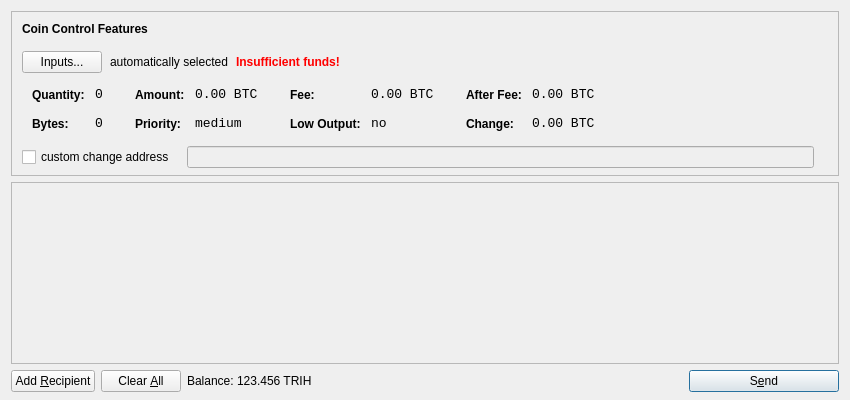
<?xml version="1.0" encoding="UTF-8"?>
<ui version="4.0">
 <class>SendCoinsDialog</class>
 <widget class="QDialog" name="SendCoinsDialog">
  <property name="geometry">
   <rect>
    <x>0</x>
    <y>0</y>
    <width>850</width>
    <height>400</height>
   </rect>
  </property>
  <property name="windowTitle">
   <string>Send Coins</string>
  </property>
  <layout class="QVBoxLayout" name="verticalLayout" stretch="0,1,0">
   <property name="bottomMargin">
    <number>8</number>
   </property>
   <item>
    <widget class="QFrame" name="frameCoinControl">
     <property name="sizePolicy">
      <sizepolicy hsizetype="Expanding" vsizetype="Expanding">
       <horstretch>0</horstretch>
       <verstretch>0</verstretch>
      </sizepolicy>
     </property>
     <property name="maximumSize">
      <size>
       <width>16777215</width>
       <height>16777215</height>
      </size>
     </property>
     <property name="frameShape">
      <enum>QFrame::StyledPanel</enum>
     </property>
     <property name="frameShadow">
      <enum>QFrame::Sunken</enum>
     </property>
     <layout class="QVBoxLayout" name="verticalLayoutCoinControl2">
      <property name="spacing">
       <number>-1</number>
      </property>
      <property name="leftMargin">
       <number>0</number>
      </property>
      <property name="topMargin">
       <number>0</number>
      </property>
      <property name="rightMargin">
       <number>0</number>
      </property>
      <property name="bottomMargin">
       <number>6</number>
      </property>
      <item>
       <layout class="QVBoxLayout" name="verticalLayoutCoinControl" stretch="0,0,0,0,1">
        <property name="spacing">
         <number>0</number>
        </property>
        <property name="leftMargin">
         <number>10</number>
        </property>
        <property name="topMargin">
         <number>10</number>
        </property>
        <item>
         <layout class="QHBoxLayout" name="horizontalLayoutCoinControl1">
          <property name="bottomMargin">
           <number>15</number>
          </property>
          <item>
           <widget class="QLabel" name="labelCoinControlFeatures">
            <property name="sizePolicy">
             <sizepolicy hsizetype="Preferred" vsizetype="Maximum">
              <horstretch>0</horstretch>
              <verstretch>0</verstretch>
             </sizepolicy>
            </property>
            <property name="font">
             <font>
              <weight>75</weight>
              <bold>true</bold>
             </font>
            </property>
            <property name="styleSheet">
             <string notr="true">font-weight:bold;</string>
            </property>
            <property name="text">
             <string>Coin Control Features</string>
            </property>
           </widget>
          </item>
         </layout>
        </item>
        <item>
         <layout class="QHBoxLayout" name="horizontalLayoutCoinControl2" stretch="0,0,0,0">
          <property name="spacing">
           <number>8</number>
          </property>
          <property name="bottomMargin">
           <number>10</number>
          </property>
          <item>
           <widget class="QPushButton" name="pushButtonCoinControl">
            <property name="styleSheet">
             <string notr="true"/>
            </property>
            <property name="text">
             <string>Inputs...</string>
            </property>
           </widget>
          </item>
          <item>
           <widget class="QLabel" name="labelCoinControlAutomaticallySelected">
            <property name="text">
             <string>automatically selected</string>
            </property>
            <property name="margin">
             <number>5</number>
            </property>
           </widget>
          </item>
          <item>
           <widget class="QLabel" name="labelCoinControlInsuffFunds">
            <property name="font">
             <font>
              <weight>75</weight>
              <bold>true</bold>
             </font>
            </property>
            <property name="styleSheet">
             <string notr="true">color:red;font-weight:bold;</string>
            </property>
            <property name="text">
             <string>Insufficient funds!</string>
            </property>
            <property name="margin">
             <number>5</number>
            </property>
           </widget>
          </item>
          <item>
           <spacer name="horizontalSpacerCoinControl">
            <property name="orientation">
             <enum>Qt::Horizontal</enum>
            </property>
            <property name="sizeHint" stdset="0">
             <size>
              <width>40</width>
              <height>1</height>
             </size>
            </property>
           </spacer>
          </item>
         </layout>
        </item>
        <item>
         <widget class="QWidget" name="widgetCoinControl" native="true">
          <property name="sizePolicy">
           <sizepolicy hsizetype="Preferred" vsizetype="Preferred">
            <horstretch>0</horstretch>
            <verstretch>0</verstretch>
           </sizepolicy>
          </property>
          <property name="minimumSize">
           <size>
            <width>0</width>
            <height>0</height>
           </size>
          </property>
          <property name="styleSheet">
           <string notr="true"/>
          </property>
          <layout class="QHBoxLayout" name="horizontalLayoutCoinControl5">
           <property name="margin">
            <number>0</number>
           </property>
           <item>
            <layout class="QHBoxLayout" name="horizontalLayoutCoinControl3" stretch="0,0,0,1">
             <property name="spacing">
              <number>20</number>
             </property>
             <property name="topMargin">
              <number>0</number>
             </property>
             <property name="bottomMargin">
              <number>10</number>
             </property>
             <item>
              <layout class="QFormLayout" name="formLayoutCoinControl1">
               <property name="horizontalSpacing">
                <number>10</number>
               </property>
               <property name="verticalSpacing">
                <number>14</number>
               </property>
               <property name="leftMargin">
                <number>10</number>
               </property>
               <property name="topMargin">
                <number>4</number>
               </property>
               <property name="rightMargin">
                <number>6</number>
               </property>
               <item row="0" column="0">
                <widget class="QLabel" name="labelCoinControlQuantityText">
                 <property name="styleSheet">
                  <string notr="true">font-weight:bold;</string>
                 </property>
                 <property name="text">
                  <string>Quantity:</string>
                 </property>
                 <property name="margin">
                  <number>0</number>
                 </property>
                </widget>
               </item>
               <item row="0" column="1">
                <widget class="QLabel" name="labelCoinControlQuantity">
                 <property name="font">
                  <font>
                   <family>Monospace</family>
                   <pointsize>10</pointsize>
                  </font>
                 </property>
                 <property name="cursor">
                  <cursorShape>IBeamCursor</cursorShape>
                 </property>
                 <property name="contextMenuPolicy">
                  <enum>Qt::ActionsContextMenu</enum>
                 </property>
                 <property name="text">
                  <string notr="true">0</string>
                 </property>
                 <property name="margin">
                  <number>0</number>
                 </property>
                 <property name="textInteractionFlags">
                  <set>Qt::LinksAccessibleByMouse|Qt::TextSelectableByKeyboard|Qt::TextSelectableByMouse</set>
                 </property>
                </widget>
               </item>
               <item row="1" column="0">
                <widget class="QLabel" name="labelCoinControlBytesText">
                 <property name="styleSheet">
                  <string notr="true">font-weight:bold;</string>
                 </property>
                 <property name="text">
                  <string>Bytes:</string>
                 </property>
                </widget>
               </item>
               <item row="1" column="1">
                <widget class="QLabel" name="labelCoinControlBytes">
                 <property name="font">
                  <font>
                   <family>Monospace</family>
                   <pointsize>10</pointsize>
                  </font>
                 </property>
                 <property name="cursor">
                  <cursorShape>IBeamCursor</cursorShape>
                 </property>
                 <property name="contextMenuPolicy">
                  <enum>Qt::ActionsContextMenu</enum>
                 </property>
                 <property name="text">
                  <string notr="true">0</string>
                 </property>
                 <property name="textInteractionFlags">
                  <set>Qt::LinksAccessibleByMouse|Qt::TextSelectableByKeyboard|Qt::TextSelectableByMouse</set>
                 </property>
                </widget>
               </item>
              </layout>
             </item>
             <item>
              <layout class="QFormLayout" name="formLayoutCoinControl2">
               <property name="horizontalSpacing">
                <number>10</number>
               </property>
               <property name="verticalSpacing">
                <number>14</number>
               </property>
               <property name="leftMargin">
                <number>6</number>
               </property>
               <property name="topMargin">
                <number>4</number>
               </property>
               <property name="rightMargin">
                <number>6</number>
               </property>
               <item row="0" column="0">
                <widget class="QLabel" name="labelCoinControlAmountText">
                 <property name="styleSheet">
                  <string notr="true">font-weight:bold;</string>
                 </property>
                 <property name="text">
                  <string>Amount:</string>
                 </property>
                 <property name="margin">
                  <number>0</number>
                 </property>
                </widget>
               </item>
               <item row="0" column="1">
                <widget class="QLabel" name="labelCoinControlAmount">
                 <property name="font">
                  <font>
                   <family>Monospace</family>
                   <pointsize>10</pointsize>
                  </font>
                 </property>
                 <property name="cursor">
                  <cursorShape>IBeamCursor</cursorShape>
                 </property>
                 <property name="contextMenuPolicy">
                  <enum>Qt::ActionsContextMenu</enum>
                 </property>
                 <property name="text">
                  <string notr="true">0.00 BTC</string>
                 </property>
                 <property name="textInteractionFlags">
                  <set>Qt::LinksAccessibleByMouse|Qt::TextSelectableByKeyboard|Qt::TextSelectableByMouse</set>
                 </property>
                </widget>
               </item>
               <item row="1" column="0">
                <widget class="QLabel" name="labelCoinControlPriorityText">
                 <property name="styleSheet">
                  <string notr="true">font-weight:bold;</string>
                 </property>
                 <property name="text">
                  <string>Priority:</string>
                 </property>
                </widget>
               </item>
               <item row="1" column="1">
                <widget class="QLabel" name="labelCoinControlPriority">
                 <property name="font">
                  <font>
                   <family>Monospace</family>
                   <pointsize>10</pointsize>
                  </font>
                 </property>
                 <property name="cursor">
                  <cursorShape>IBeamCursor</cursorShape>
                 </property>
                 <property name="contextMenuPolicy">
                  <enum>Qt::ActionsContextMenu</enum>
                 </property>
                 <property name="text">
                  <string>medium</string>
                 </property>
                 <property name="textInteractionFlags">
                  <set>Qt::LinksAccessibleByMouse|Qt::TextSelectableByKeyboard|Qt::TextSelectableByMouse</set>
                 </property>
                </widget>
               </item>
              </layout>
             </item>
             <item>
              <layout class="QFormLayout" name="formLayoutCoinControl3">
               <property name="horizontalSpacing">
                <number>10</number>
               </property>
               <property name="verticalSpacing">
                <number>14</number>
               </property>
               <property name="leftMargin">
                <number>6</number>
               </property>
               <property name="topMargin">
                <number>4</number>
               </property>
               <property name="rightMargin">
                <number>6</number>
               </property>
               <item row="0" column="0">
                <widget class="QLabel" name="labelCoinControlFeeText">
                 <property name="styleSheet">
                  <string notr="true">font-weight:bold;</string>
                 </property>
                 <property name="text">
                  <string>Fee:</string>
                 </property>
                 <property name="margin">
                  <number>0</number>
                 </property>
                </widget>
               </item>
               <item row="0" column="1">
                <widget class="QLabel" name="labelCoinControlFee">
                 <property name="font">
                  <font>
                   <family>Monospace</family>
                   <pointsize>10</pointsize>
                  </font>
                 </property>
                 <property name="cursor">
                  <cursorShape>IBeamCursor</cursorShape>
                 </property>
                 <property name="contextMenuPolicy">
                  <enum>Qt::ActionsContextMenu</enum>
                 </property>
                 <property name="text">
                  <string notr="true">0.00 BTC</string>
                 </property>
                 <property name="textInteractionFlags">
                  <set>Qt::LinksAccessibleByMouse|Qt::TextSelectableByKeyboard|Qt::TextSelectableByMouse</set>
                 </property>
                </widget>
               </item>
               <item row="1" column="0">
                <widget class="QLabel" name="labelCoinControlLowOutputText">
                 <property name="styleSheet">
                  <string notr="true">font-weight:bold;</string>
                 </property>
                 <property name="text">
                  <string>Low Output:</string>
                 </property>
                </widget>
               </item>
               <item row="1" column="1">
                <widget class="QLabel" name="labelCoinControlLowOutput">
                 <property name="font">
                  <font>
                   <family>Monospace</family>
                   <pointsize>10</pointsize>
                  </font>
                 </property>
                 <property name="cursor">
                  <cursorShape>IBeamCursor</cursorShape>
                 </property>
                 <property name="contextMenuPolicy">
                  <enum>Qt::ActionsContextMenu</enum>
                 </property>
                 <property name="text">
                  <string>no</string>
                 </property>
                 <property name="textInteractionFlags">
                  <set>Qt::LinksAccessibleByMouse|Qt::TextSelectableByKeyboard|Qt::TextSelectableByMouse</set>
                 </property>
                </widget>
               </item>
              </layout>
             </item>
             <item>
              <layout class="QFormLayout" name="formLayoutCoinControl4">
               <property name="horizontalSpacing">
                <number>10</number>
               </property>
               <property name="verticalSpacing">
                <number>14</number>
               </property>
               <property name="leftMargin">
                <number>6</number>
               </property>
               <property name="topMargin">
                <number>4</number>
               </property>
               <property name="rightMargin">
                <number>6</number>
               </property>
               <item row="0" column="0">
                <widget class="QLabel" name="labelCoinControlAfterFeeText">
                 <property name="styleSheet">
                  <string notr="true">font-weight:bold;</string>
                 </property>
                 <property name="text">
                  <string>After Fee:</string>
                 </property>
                 <property name="margin">
                  <number>0</number>
                 </property>
                </widget>
               </item>
               <item row="0" column="1">
                <widget class="QLabel" name="labelCoinControlAfterFee">
                 <property name="font">
                  <font>
                   <family>Monospace</family>
                   <pointsize>10</pointsize>
                  </font>
                 </property>
                 <property name="cursor">
                  <cursorShape>IBeamCursor</cursorShape>
                 </property>
                 <property name="contextMenuPolicy">
                  <enum>Qt::ActionsContextMenu</enum>
                 </property>
                 <property name="text">
                  <string notr="true">0.00 BTC</string>
                 </property>
                 <property name="textInteractionFlags">
                  <set>Qt::LinksAccessibleByMouse|Qt::TextSelectableByKeyboard|Qt::TextSelectableByMouse</set>
                 </property>
                </widget>
               </item>
               <item row="1" column="0">
                <widget class="QLabel" name="labelCoinControlChangeText">
                 <property name="styleSheet">
                  <string notr="true">font-weight:bold;</string>
                 </property>
                 <property name="text">
                  <string>Change:</string>
                 </property>
                </widget>
               </item>
               <item row="1" column="1">
                <widget class="QLabel" name="labelCoinControlChange">
                 <property name="font">
                  <font>
                   <family>Monospace</family>
                   <pointsize>10</pointsize>
                  </font>
                 </property>
                 <property name="cursor">
                  <cursorShape>IBeamCursor</cursorShape>
                 </property>
                 <property name="contextMenuPolicy">
                  <enum>Qt::ActionsContextMenu</enum>
                 </property>
                 <property name="text">
                  <string notr="true">0.00 BTC</string>
                 </property>
                 <property name="textInteractionFlags">
                  <set>Qt::LinksAccessibleByMouse|Qt::TextSelectableByKeyboard|Qt::TextSelectableByMouse</set>
                 </property>
                </widget>
               </item>
              </layout>
             </item>
            </layout>
           </item>
          </layout>
         </widget>
        </item>
        <item>
         <layout class="QHBoxLayout" name="horizontalLayoutCoinControl4" stretch="0,0,0">
          <property name="spacing">
           <number>12</number>
          </property>
          <property name="sizeConstraint">
           <enum>QLayout::SetDefaultConstraint</enum>
          </property>
          <property name="topMargin">
           <number>5</number>
          </property>
          <property name="rightMargin">
           <number>5</number>
          </property>
          <item>
           <widget class="QCheckBox" name="checkBoxCoinControlChange">
            <property name="text">
             <string>custom change address</string>
            </property>
           </widget>
          </item>
          <item>
           <widget class="QLineEdit" name="lineEditCoinControlChange">
            <property name="enabled">
             <bool>false</bool>
            </property>
            <property name="sizePolicy">
             <sizepolicy hsizetype="Expanding" vsizetype="Fixed">
              <horstretch>0</horstretch>
              <verstretch>0</verstretch>
             </sizepolicy>
            </property>
           </widget>
          </item>
          <item>
           <widget class="QLabel" name="labelCoinControlChangeLabel">
            <property name="sizePolicy">
             <sizepolicy hsizetype="Preferred" vsizetype="Expanding">
              <horstretch>0</horstretch>
              <verstretch>0</verstretch>
             </sizepolicy>
            </property>
            <property name="minimumSize">
             <size>
              <width>0</width>
              <height>0</height>
             </size>
            </property>
            <property name="text">
             <string/>
            </property>
            <property name="margin">
             <number>3</number>
            </property>
           </widget>
          </item>
         </layout>
        </item>
        <item>
         <spacer name="verticalSpacerCoinControl">
          <property name="orientation">
           <enum>Qt::Vertical</enum>
          </property>
          <property name="sizeHint" stdset="0">
           <size>
            <width>800</width>
            <height>1</height>
           </size>
          </property>
         </spacer>
        </item>
       </layout>
      </item>
     </layout>
    </widget>
   </item>
   <item>
    <widget class="QScrollArea" name="scrollArea">
     <property name="widgetResizable">
      <bool>true</bool>
     </property>
     <widget class="QWidget" name="scrollAreaWidgetContents">
      <property name="geometry">
       <rect>
        <x>0</x>
        <y>0</y>
        <width>830</width>
        <height>165</height>
       </rect>
      </property>
      <layout class="QVBoxLayout" name="verticalLayout_2">
       <property name="margin">
        <number>0</number>
       </property>
       <item>
        <layout class="QVBoxLayout" name="entries">
         <property name="spacing">
          <number>6</number>
         </property>
        </layout>
       </item>
       <item>
        <spacer name="verticalSpacer">
         <property name="orientation">
          <enum>Qt::Vertical</enum>
         </property>
         <property name="sizeHint" stdset="0">
          <size>
           <width>20</width>
           <height>40</height>
          </size>
         </property>
        </spacer>
       </item>
      </layout>
     </widget>
    </widget>
   </item>
   <item>
    <layout class="QHBoxLayout" name="horizontalLayout">
     <item>
      <widget class="QPushButton" name="addButton">
       <property name="toolTip">
        <string>Send to multiple recipients at once</string>
       </property>
       <property name="text">
        <string>Add &amp;Recipient</string>
       </property>
       <property name="icon">
        <iconset resource="../bitcoin.qrc">
         <normaloff>:/icons/add</normaloff>:/icons/add</iconset>
       </property>
       <property name="autoDefault">
        <bool>false</bool>
       </property>
      </widget>
     </item>
     <item>
      <widget class="QPushButton" name="clearButton">
       <property name="sizePolicy">
        <sizepolicy hsizetype="Minimum" vsizetype="Fixed">
         <horstretch>0</horstretch>
         <verstretch>0</verstretch>
        </sizepolicy>
       </property>
       <property name="toolTip">
        <string>Remove all transaction fields</string>
       </property>
       <property name="text">
        <string>Clear &amp;All</string>
       </property>
       <property name="icon">
        <iconset resource="../bitcoin.qrc">
         <normaloff>:/icons/remove</normaloff>:/icons/remove</iconset>
       </property>
       <property name="autoRepeatDelay">
        <number>300</number>
       </property>
       <property name="autoDefault">
        <bool>false</bool>
       </property>
      </widget>
     </item>
     <item>
      <layout class="QHBoxLayout" name="horizontalLayout_2">
       <property name="spacing">
        <number>3</number>
       </property>
       <item>
        <widget class="QLabel" name="label">
         <property name="text">
          <string>Balance:</string>
         </property>
        </widget>
       </item>
       <item>
        <widget class="QLabel" name="labelBalance">
         <property name="cursor">
          <cursorShape>IBeamCursor</cursorShape>
         </property>
         <property name="text">
          <string>123.456 TRIH</string>
         </property>
         <property name="textInteractionFlags">
          <set>Qt::LinksAccessibleByMouse|Qt::TextSelectableByKeyboard|Qt::TextSelectableByMouse</set>
         </property>
        </widget>
       </item>
      </layout>
     </item>
     <item>
      <spacer name="horizontalSpacer">
       <property name="orientation">
        <enum>Qt::Horizontal</enum>
       </property>
       <property name="sizeHint" stdset="0">
        <size>
         <width>40</width>
         <height>20</height>
        </size>
       </property>
      </spacer>
     </item>
     <item>
      <widget class="QPushButton" name="sendButton">
       <property name="minimumSize">
        <size>
         <width>150</width>
         <height>0</height>
        </size>
       </property>
       <property name="toolTip">
        <string>Confirm the send action</string>
       </property>
       <property name="text">
        <string>S&amp;end</string>
       </property>
       <property name="icon">
        <iconset resource="../bitcoin.qrc">
         <normaloff>:/icons/send</normaloff>:/icons/send</iconset>
       </property>
       <property name="default">
        <bool>true</bool>
       </property>
      </widget>
     </item>
    </layout>
   </item>
  </layout>
 </widget>
 <resources>
  <include location="../bitcoin.qrc"/>
 </resources>
 <connections/>
</ui>
